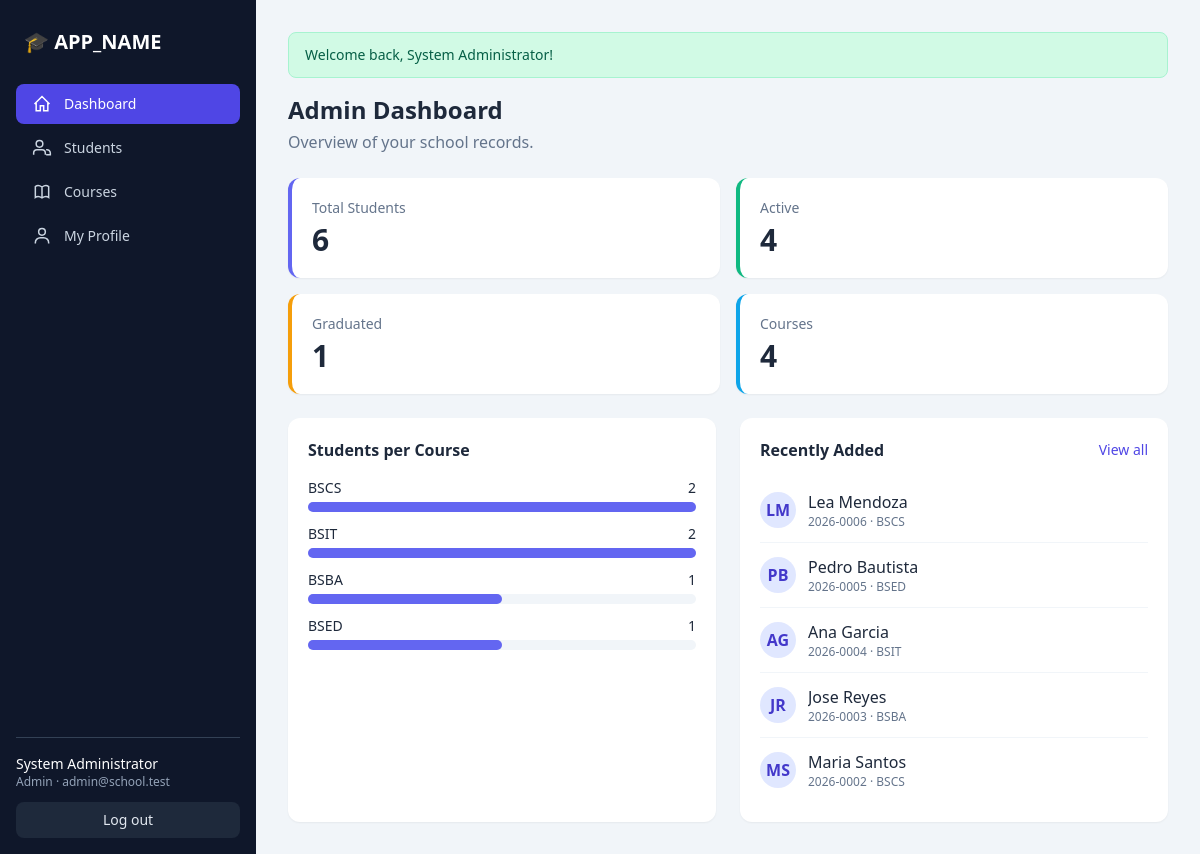
/dashboard.php (signed in), run on the app's committed database.
### tables this page shows
CREATE TABLE IF NOT EXISTS students (
  id INT UNSIGNED AUTO_INCREMENT PRIMARY KEY,
  user_id INT UNSIGNED DEFAULT NULL,
  student_no VARCHAR(20) NOT NULL UNIQUE,
  first_name VARCHAR(60) NOT NULL,
  last_name VARCHAR(60) NOT NULL,
  email VARCHAR(150) NOT NULL UNIQUE,
  phone VARCHAR(20) DEFAULT NULL,
  birthdate DATE DEFAULT NULL,
  gender ENUM('Male','Female','Other') DEFAULT NULL,
  address VARCHAR(255) DEFAULT NULL,
  course_id INT UNSIGNED NOT NULL,
  year_level TINYINT UNSIGNED NOT NULL DEFAULT 1,
  status ENUM('active','inactive','graduated') NOT NULL DEFAULT 'active',
  created_at TIMESTAMP DEFAULT CURRENT_TIMESTAMP,
  CONSTRAINT fk_student_user  FOREIGN KEY (user_id)  REFERENCES users(id)   ON DELETE SET NULL,
  CONSTRAINT fk_student_course FOREIGN KEY (course_id) REFERENCES courses(id) ON DELETE RESTRICT
);

CREATE TABLE IF NOT EXISTS courses (
  id INT UNSIGNED AUTO_INCREMENT PRIMARY KEY,
  code VARCHAR(20) NOT NULL UNIQUE,
  name VARCHAR(150) NOT NULL,
  description VARCHAR(255) DEFAULT NULL,
  created_at TIMESTAMP DEFAULT CURRENT_TIMESTAMP
);

### includes/functions.php (called while the page is built, shortened)
<?php
function e($v): string { return htmlspecialchars((string)$v, ENT_QUOTES, 'UTF-8'); }
function user(): ?array { return $_SESSION['user'] ?? null; }
function is_admin(): bool { return (user()['role'] ?? '') === 'admin'; }

### dashboard.php (the view, shortened to what this page needs)
<?php
require_once __DIR__ . '/includes/functions.php';
include __DIR__ . '/includes/header.php';
if (is_admin()):
    $stats = [
        'Total Students' => (int)$pdo->query('SELECT COUNT(*) FROM students')->fetchColumn(),
        'Active'         => (int)$pdo->query("SELECT COUNT(*) FROM students WHERE status='active'")->fetchColumn(),
        'Graduated'      => (int)$pdo->query("SELECT COUNT(*) FROM students WHERE status='graduated'")->fetchColumn(),
        'Courses'        => (int)$pdo->query('SELECT COUNT(*) FROM courses')->fetchColumn(),
    ];
    $colors = ['bg-indigo-500', 'bg-emerald-500', 'bg-amber-500', 'bg-sky-500'];
    $perCourse = $pdo->query('SELECT c.code, c.name, COUNT(s.id) AS total FROM courses c LEFT JOIN students s ON s.course_id=c.id GROUP BY c.id ORDER BY total DESC')->fetchAll();
    $counts = array_map('intval', array_column($perCourse, 'total'));
    $max = max(1, ...($counts ?: [1]));
    $recent = $pdo->query('SELECT s.*, c.code FROM students s JOIN courses c ON c.id=s.course_id ORDER BY s.id DESC LIMIT 5')->fetchAll();
?>
<h1 class="text-2xl font-bold mb-1">Admin Dashboard</h1>
<p class="text-slate-500 mb-6">Overview of your school records.</p>
<div class="grid grid-cols-2 xl:grid-cols-4 gap-4 mb-6">
  <?php $i = 0; foreach ($stats as $label => $val): ?>
    <div class="bg-white rounded-xl shadow-sm p-5 border-l-4 <?= str_replace('bg-', 'border-', $colors[$i % 4]) ?>">
      <div class="text-slate-500 text-sm"><?= e($label) ?></div>
      <div class="text-3xl font-bold mt-1"><?= $val ?></div>
    </div>
  <?php $i++; endforeach; ?>
</div>
<div class="grid lg:grid-cols-2 gap-6">
  <section class="bg-white rounded-xl shadow-sm p-5">
    <h2 class="font-semibold mb-4">Students per Course</h2>
    <?php foreach ($perCourse as $r): ?>
      <div class="mb-3">
        <div class="flex justify-between text-sm mb-1"><span title="<?= e($r['name']) ?>"><?= e($r['code']) ?></span><span class="font-medium"><?= (int)$r['total'] ?></span></div>
        <div class="h-2.5 bg-slate-100 rounded-full"><div class="h-2.5 bg-indigo-500 rounded-full" style="width: <?= round($r['total'] / $max * 100) ?>%"></div></div>
      </div>
    <?php endforeach; ?>
  </section>
  <section class="bg-white rounded-xl shadow-sm p-5">
    <div class="flex justify-between items-center mb-4"><h2 class="font-semibold">Recently Added</h2><a href="students.php" class="text-sm text-indigo-600 hover:underline">View all</a></div>
    <ul class="divide-y divide-slate-100">
      <?php foreach ($recent as $s): ?>
        <li class="py-3 flex items-center gap-3">
          <div class="w-9 h-9 rounded-full bg-indigo-100 text-indigo-700 flex items-center justify-center font-semibold"><?= e(strtoupper($s['first_name'][0] . $s['last_name'][0])) ?></div>
          <div class="min-w-0 flex-1"><div class="font-medium truncate"><?= e($s['first_name'] . ' ' . $s['last_name']) ?></div><div class="text-xs text-slate-500"><?= e($s['student_no']) ?> · <?= e($s['code']) ?></div></div>
        </li>
      <?php endforeach; ?>
    </ul>
  </section>
</div>
<?php else:
    $st = $pdo->prepare('SELECT s.*, c.code, c.name AS course_name FROM students s JOIN courses c ON c.id=s.course_id WHERE s.user_id = ?');
    $st->execute([user()['id']]);
    $me = $st->fetch();
?>
<?php if (!$me): ?>
  <div class="bg-amber-100 text-amber-800 rounded-lg p-4">No student record is linked to your account yet. Please contact the administrator.</div>
<?php endif; endif;
include __DIR__ . '/includes/footer.php'; ?>

### data on the page
students: id "4", first_name+last_name "AG", first_name+last_name "Ana Garcia", student_no "2026-0004", course.code "BSIT"
students: first_name+last_name "LM", first_name+last_name "Lea Mendoza", student_no "2026-0006", course.code "BSCS"
students: first_name+last_name "PB", first_name+last_name "Pedro Bautista", student_no "2026-0005", course.code "BSED"
students: first_name+last_name "JR", first_name+last_name "Jose Reyes", student_no "2026-0003", course.code "BSBA"
students: first_name+last_name "MS", first_name+last_name "Maria Santos", student_no "2026-0002", course.code "BSCS"

### other printed values
APP_NAME "APP_NAME"
$label "Dashboard Students Courses My Profile"
$u['name'] "System Administrator"
$u['role'] "Admin"
$u['email'] "admin@school.test"
$flash['msg'] "Welcome back, System Administrator!"
$label "Total Students"
$val "6"
$label "Active"
$label "Graduated"
$val "1"
$label "Courses"
$r['code'] "BSCS"
$r['total'] "2"
$r['code'] "BSIT"
